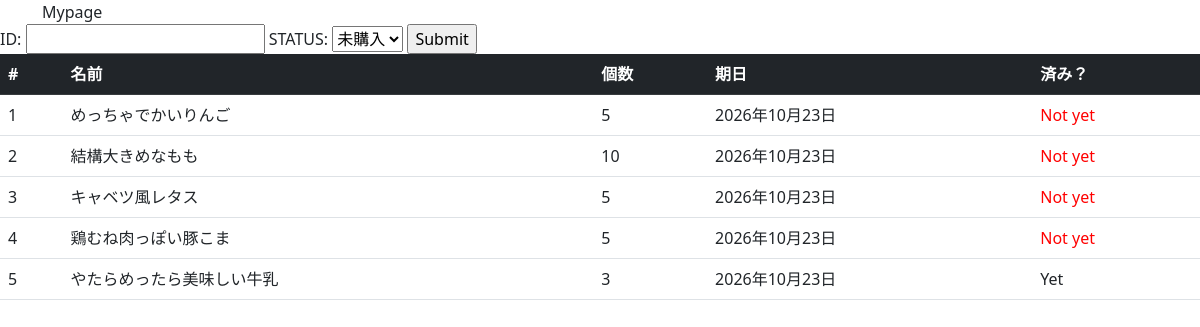
/shoppinglist/list/, run on an earlier commit of the app's database.
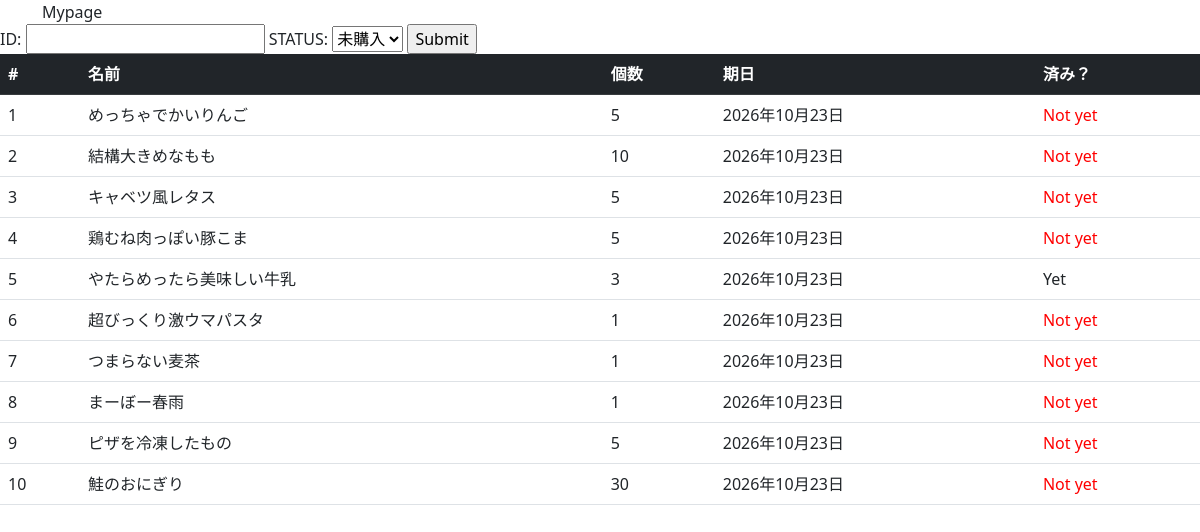
And on a later commit of the database.
### shoppinglist/models.py (models this page shows, shortened)
class Item(models.Model):
    name = models.CharField(max_length = 100)
    item_url = models.URLField(blank = True, null = True)
    count = models.PositiveIntegerField(default = 0)
    buy_date = models.DateField(blank = True, null = True)
    shop = models.ForeignKey(Shop, blank = True, null = True,
                             verbose_name = 'shop', on_delete = models.PROTECT)
    buy = models.BooleanField(default = False)

### shoppinglist/views.py (the view, shortened to what this page needs)
# urls.py: path('list/', ItemList.as_view(), name = 'list'),
class ItemList(ListView):
    model = Item
    def get_context_data(self, **kwargs):
        context = super().get_context_data(**kwargs)
        context['form'] = ItemBuy()
        return context

### shoppinglist/forms.py
class ItemBuy(forms.Form):
    status = (
        (0, '未購入'),
        (1, '購入済')
    )
    item_id =forms.IntegerField(label = 'ID')
    item_status = forms.ChoiceField(label = 'STATUS', widget = forms.Select, choices = status)

### shoppinglist/templates/shoppinglist/item_list.html (shortened to what this page needs)
{% extends "base.html" %}
{% block main %}
<form action = "{% url 'shoppinglist:list'%}" method = "post">
    {{ form }}
    <input type = "submit"/>
</form>
<table class="table">
    <thead class = "table-dark">
        <tr>
            <th>#</th>
            <th>名前</th>
            <th>個数</th>
            <th>期日</th>
            <th>済み？</th>
        </tr>
    </thead>
    <tbody>
        {% for item in object_list %}
        <tr>
            <td scope = "row">{{ item.id }}</td>
            <td>{{ item.name }}</td>
            <td>{{ item.count }}</td>
            <td>{{ item.buy_date }}</td>
            <td>{% if item.buy == False %} <font color = 'red'>Not yet</font> {% endif %}
            {% if item.buy == True %} Yet {% endif %}</td>
        </tr>
        {% endfor %}
    </tbody>
</table>
{% endblock %}

### templates/base.html (shortened to what this page needs)
{% load static %}
<!doctype html>
<html lang = "ja">
    <head>
        <link rel = "stylesheet" href="{%static '/bootstrap/css/bootstrap.min.css' %}"
    </head>
    <body>
        <div class = "container">
            <nav class = "nav">
                <div class = "navber-brand">
                    Mypage
                </div>
            </nav>
        </div>
        {% block main %}{% endblock %}
    </body>
</html>

What changed in the data, as far as the page shows it:
added Item: id "6", name "超びっくり激ウマパスタ", count "1", buy_date "2026年10月23日", buy "Not yet"
added Item: id "7", name "つまらない麦茶", count "1", buy_date "2026年10月23日", buy "Not yet"
added Item: id "8", name "まーぼー春雨", count "1", buy_date "2026年10月23日", buy "Not yet"
added Item: id "9", name "ピザを冷凍したもの", count "5", buy_date "2026年10月23日", buy "Not yet"
added Item: id "10", name "鮭のおにぎり", count "30", buy_date "2026年10月23日", buy "Not yet"
